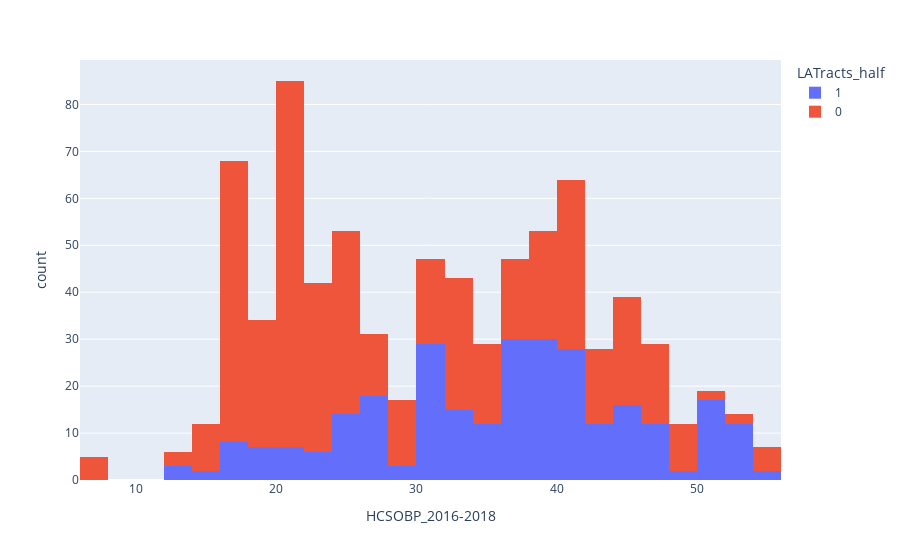

Source (notebook cell):
### Code cell
fig = px.histogram(food_obesity, x = 'HCSOBP_2016-2018', color = 'LATracts_half' )
fig.show()

### Figure 1 — Plotly figure (JSON) as saved in the notebook; plotly's stock layout.template omitted (floating-point values rounded to 4 significant figures; data arrays with more than 128 entries replaced by an {"elided": "..."} marker saying what was removed)
{"data": [{"alignmentgroup": "True", "bingroup": "x", "hovertemplate": "LATracts_half=1<br>HCSOBP_2016-2018=%{x}<br>count=%{y}<extra></extra>", "legendgroup": "1", "marker": {"color": "#636efa", "pattern": {"shape": ""}}, "name": "1", "offsetgroup": "1", "orientation": "v", "showlegend": true, "type": "histogram", "x": {"elided": "285 float values"}, "xaxis": "x", "yaxis": "y"}, {"alignmentgroup": "True", "bingroup": "x", "hovertemplate": "LATracts_half=0<br>HCSOBP_2016-2018=%{x}<br>count=%{y}<extra></extra>", "legendgroup": "0", "marker": {"color": "#EF553B", "pattern": {"shape": ""}}, "name": "0", "offsetgroup": "0", "orientation": "v", "showlegend": true, "type": "histogram", "x": {"elided": "499 float values"}, "xaxis": "x", "yaxis": "y"}], "layout": {"autosize": true, "barmode": "relative", "legend": {"title": {"text": "LATracts_half"}, "tracegroupgap": 0}, "margin": {"t": 60}, "xaxis": {"anchor": "y", "autorange": true, "domain": [0, 1], "range": [6, 56], "title": {"text": "HCSOBP_2016-2018"}, "type": "linear"}, "yaxis": {"anchor": "x", "autorange": true, "domain": [0, 1], "range": [0, 89.47], "title": {"text": "count"}}}}
